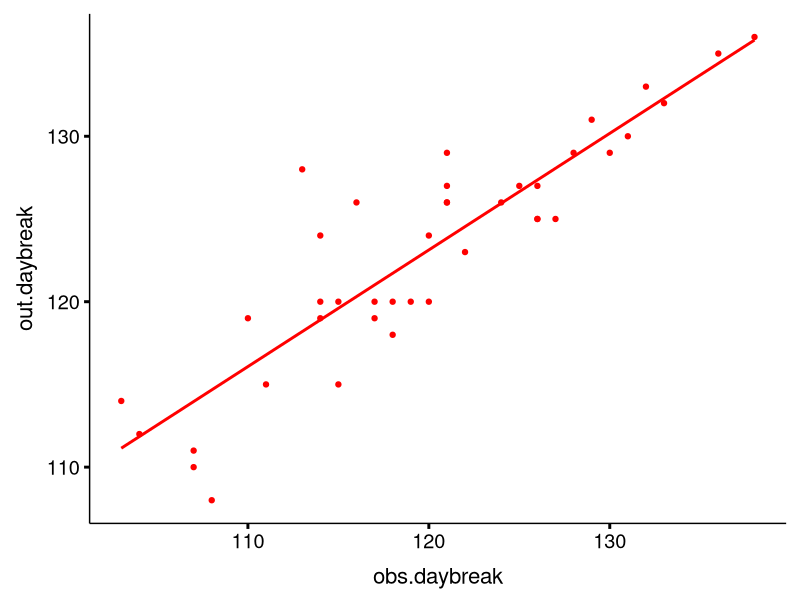
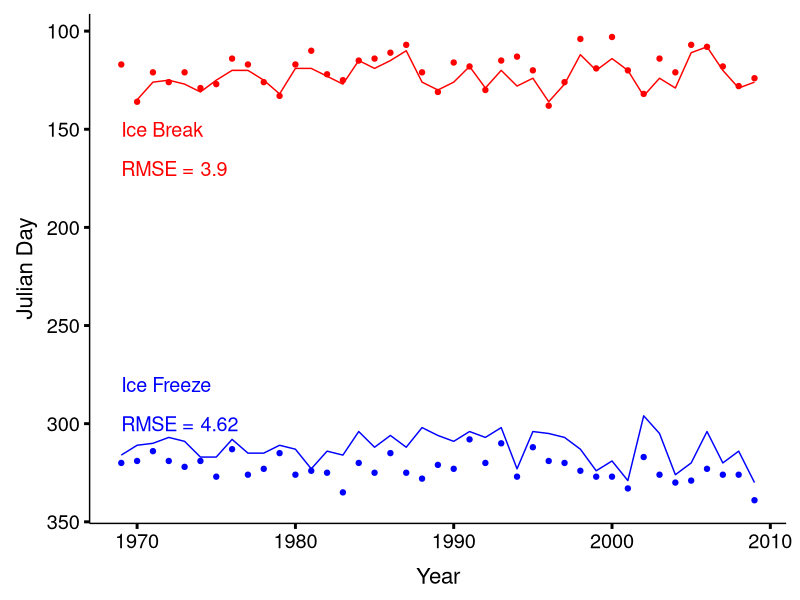
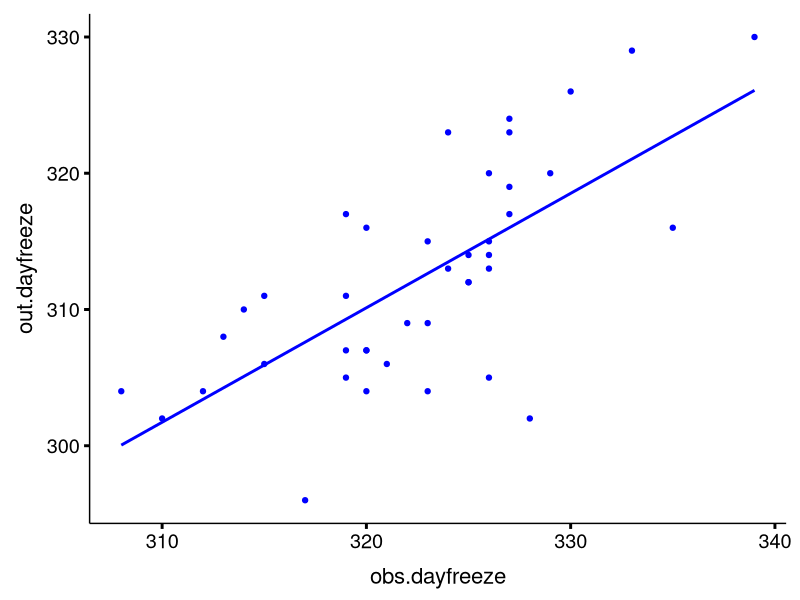

Write R code to recreate these figures, in order.
#Testing Ice-on, Ice-off

setwd("/Users/krsalkgu/Documents/SourceTree/Lake227/Postproc_code/L227")

library(ggplot2)
library(knitr)
library(tidyverse)
knitr::opts_chunk$set(echo=FALSE, warning=FALSE, message=FALSE)

theme_std <- function (base_size = 16, base_family = "") {
  theme_grey(base_size = base_size, base_family = base_family) %+replace% 
    theme(axis.ticks = element_line(colour = "black", size = 1), 
          legend.key = element_rect(colour = "white"), 
          panel.background = element_rect(fill = "white", colour = NA), 
          panel.border = element_rect(fill = NA, colour = NA),
          axis.line = element_line(size = 0.5, colour = "black"),
          panel.grid.major = element_line(NA), 
          panel.grid.minor = element_line(NA), 
          strip.background = element_rect(fill = "grey80", colour = "grey50", size = 0.2),
          axis.text  = element_text(size=rel(0.9)),
          axis.title.x = element_text(margin = unit(c(3, 0, 0, 0), "mm"),size=rel(1)),
          axis.title.y = element_text(margin = unit(c(0, 3, 0, 0), "mm"),size=rel(1), angle = 90),
          strip.text = element_text(size = rel(1.15), colour = "black", face = "bold"),
          plot.margin=unit(c(10,10,10,10),"pt"))
}
theme_set(theme_std())

#### Modify ice observation spreadsheet ----
obs.ice <- read.csv("Lake_239_ice-on_ice-off.csv", header = T)
attach(obs.ice)
obs.ice$Ice.Off.Date <- as.Date(obs.ice$Ice.Off.Date, format = "%Y-%m-%d")
obs.ice$Ice.On.Date <- as.Date(obs.ice$Ice.On.Date, format = "%Y-%m-%d")
obs.daybreak <- strftime(obs.ice$Ice.Off.Date, format = "%j")
obs.dayfreeze <- strftime(obs.ice$Ice.On.Date, format = "%j")
obs.year <- format(obs.ice$Ice.On.Date, "%Y")
obs.ice.edit <- cbind(obs.year, obs.ice[4], obs.ice[5], obs.daybreak, obs.dayfreeze)
colnames(obs.ice.edit) <- c("Year", "Ice.Off.Date", "Ice.On.Date", "obs.daybreak", "obs.dayfreeze")

#### Modify ice model output spreadsheet ----
out.ice <- read.csv("Output_Ice.csv", header = F)
colnames(out.ice) <- c("Year.Break", "Month.Break", "Day.Break", "Year.Freeze", "Month.Freeze", "Day.Freeze")
out.ice.edit <- out.ice %>% unite(Ice.Off.Date, Year.Break, Month.Break, Day.Break, sep = '-')
out.ice.edit <- out.ice.edit %>% unite(Ice.On.Date, Year.Freeze, Month.Freeze, Day.Freeze, sep = '-')
out.ice.edit$Ice.Off.Date <- as.Date(out.ice.edit$Ice.Off.Date, format = "%Y-%m-%d")
out.ice.edit$Ice.On.Date <- as.Date(out.ice.edit$Ice.On.Date, format = "%Y-%m-%d")
out.daybreak <- strftime(out.ice.edit$Ice.Off.Date, format = "%j")
out.dayfreeze <- strftime(out.ice.edit$Ice.On.Date, format = "%j")
out.year <- as.character(out.ice$Year.Freeze)
out.ice.edit2 <- cbind(out.year, out.ice.edit, out.daybreak, out.dayfreeze)
colnames(out.ice.edit2) <- c("Year", "Ice.Off.Date", "Ice.On.Date", "out.daybreak", "out.dayfreeze")

#### Combine observations and model output ----
match.ice <- inner_join(obs.ice.edit, out.ice.edit2, by = "Year") 
match.ice$obs.daybreak <- as.numeric(as.character(match.ice$obs.daybreak))
match.ice$out.daybreak <- as.numeric(as.character(match.ice$out.daybreak))
match.ice$obs.dayfreeze <- as.numeric(as.character(match.ice$obs.dayfreeze))
match.ice$out.dayfreeze <- as.numeric(as.character(match.ice$out.dayfreeze))
match.ice$Year <- as.numeric(match.ice$Year)

#### Calculate fit metrics
icebreakregression <- lm (match.ice$obs.daybreak ~ match.ice$out.daybreak)
summary(icebreakregression)
msebreak <- mean(residuals(icebreakregression)^2)
rmsebreak <- sqrt(msebreak)
rmsebreak
rmsebreak <- round(rmsebreak, digits = 2)

icefreezeregression <- lm (match.ice$obs.dayfreeze ~ match.ice$out.dayfreeze)
summary(icefreezeregression)
msefreeze <- mean(residuals(icefreezeregression)^2)
rmsefreeze <- sqrt(msefreeze)
rmsefreeze
rmsefreeze <- round(rmsefreeze, digits = 2)

#### Plots ----
icedateplot <- 
  ggplot(data = match.ice, aes(x = Year, group = 1)) +
    geom_point(aes(y = obs.daybreak), color = "red") +
    geom_line(aes(y = out.daybreak), color = "red") +
    geom_point(aes(y = obs.dayfreeze), color = "blue") +
    geom_line(aes(y = out.dayfreeze), color = "blue") + 
    scale_y_reverse() + 
    ylab("Julian Day") + 
    annotate("text", x = 1969, y = 280, label = "Ice Freeze", color = "blue", size = 5, hjust = 0) +
    annotate("text", x = 1969, y = 150, label = "Ice Break", color = "red", size = 5, hjust = 0) +
    annotate("text", x = 1974, y = 170, label = rmsebreak, color = "red", size = 5, hjust = 0) +
    annotate("text", x = 1969, y = 170, label = "RMSE =", color = "red", size = 5, hjust = 0) +
    annotate("text", x = 1974, y = 300, label = rmsefreeze, color = "blue", size = 5, hjust = 0) +
    annotate("text", x = 1969, y = 300, label = "RMSE =", color = "blue", size = 5, hjust = 0)
  
icebreakregressionplot <- 
  ggplot(data = match.ice) + 
    geom_point(aes(x = obs.daybreak, y = out.daybreak), color = "red") +
    geom_smooth(method = "lm", aes(x = obs.daybreak, y = out.daybreak), se = FALSE, color = "red")

icefreezeregressionplot <- 
  ggplot(data = match.ice) + 
    geom_point(aes(x = obs.dayfreeze, y = out.dayfreeze), color = "blue") +
    geom_smooth(method = "lm", aes(x = obs.dayfreeze, y = out.dayfreeze), se = FALSE, color = "blue") 
